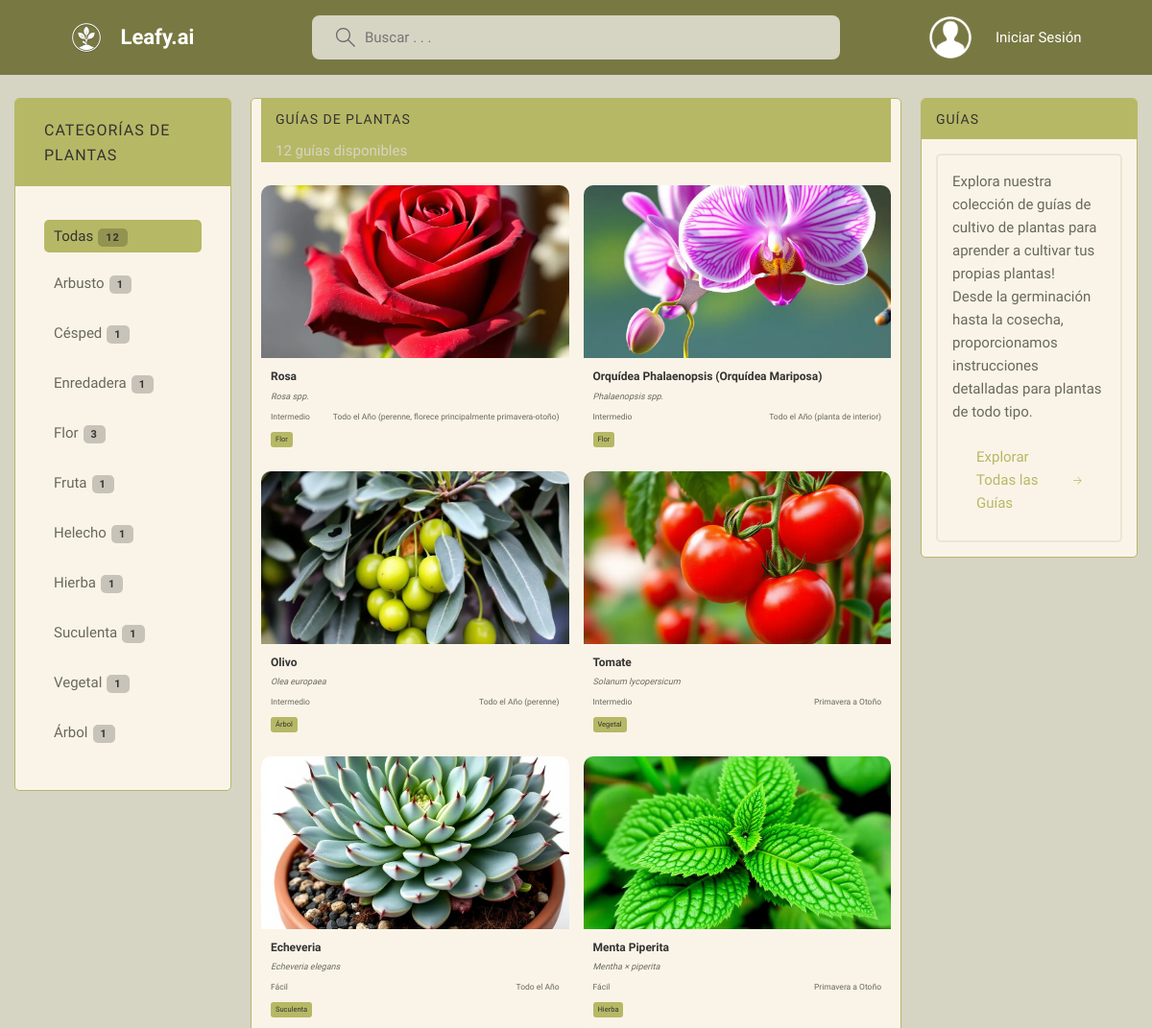
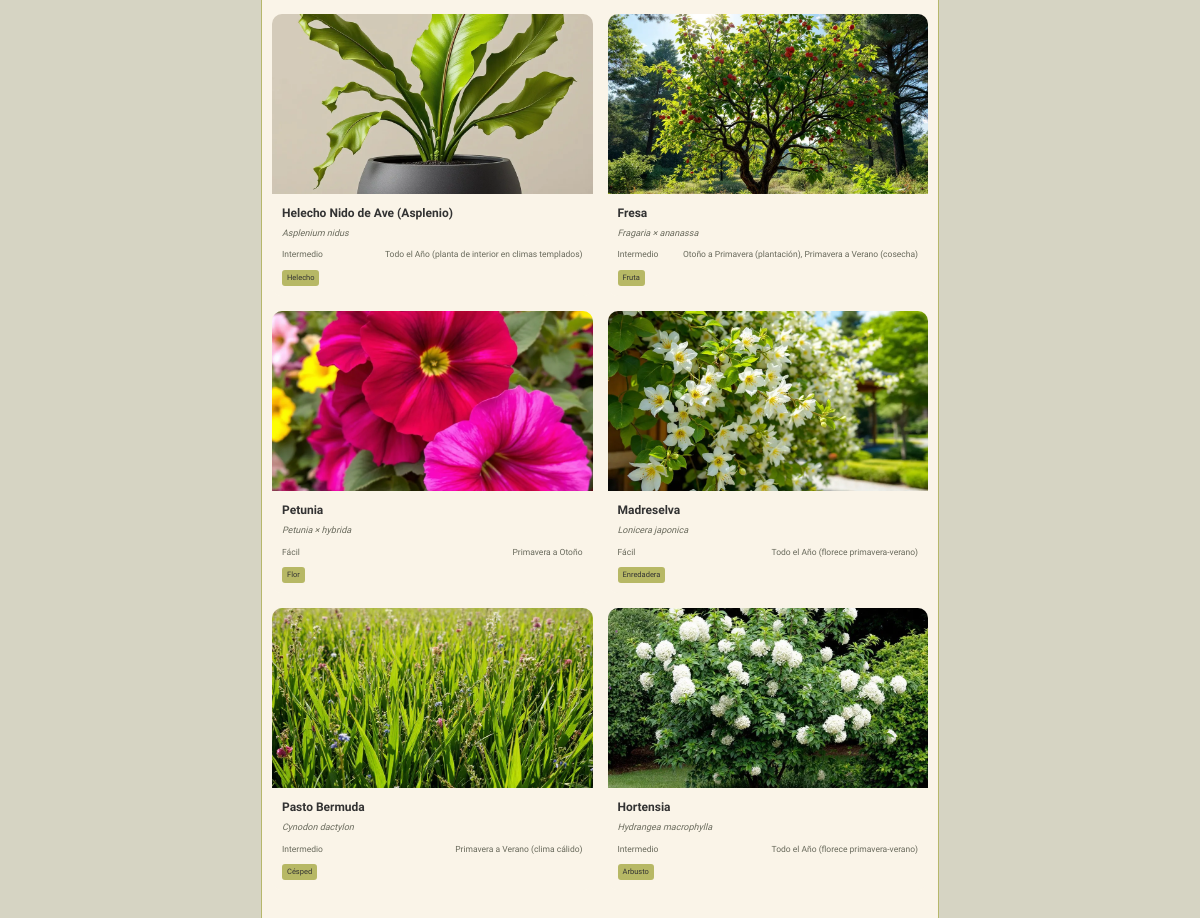
/guides/, run on the app's committed database (2 pictures, top to bottom).
### base/models.py (models this page shows, shortened)
class PlantCategory(models.Model):
    name = models.CharField(max_length=50, unique=True)
    class Meta:
        verbose_name_plural = 'Plant Categories'

class PlantGuide(models.Model):
    DIFFICULTY_CHOICES = (
        ('Easy', 'Fácil'),
        ('Medium', 'Intermedio'),
        ('Hard', 'Difícil'),
    )
    author = models.ForeignKey(User, on_delete=models.SET_NULL, null=True)
    categories = models.ManyToManyField(PlantCategory, related_name='plant_guides')
    common_name = models.CharField(max_length=100)
    scientific_name = models.CharField(max_length=100)
    guide_picture = models.ImageField(upload_to='plant_guides/')
    description = models.TextField()
    germination = models.TextField()
    transplanting = models.TextField()
    harvest = models.TextField()
    watering = models.TextField()
    sunlight = models.TextField()
    extra_care = models.TextField()
    difficulty = models.CharField(max_length=50, choices=DIFFICULTY_CHOICES)
    growing_season = models.CharField(max_length=100)
    days_to_harvest = models.CharField(max_length=50)
    created = models.DateTimeField(auto_now_add=True)
    updated = models.DateTimeField(auto_now=True)
    class Meta:
        ordering = ['-updated', '-created']

### base/views.py (the view)
# urls.py: path('guides/', views.guidesHome, name='guides'),
def guidesHome(request):
    q = request.GET.get('q') if request.GET.get('q') != None else ''
    categories = PlantCategory.objects.all().order_by('name')
    category_match = PlantCategory.objects.filter(name__iexact=q).first() if q else None
    if category_match:
        plant_guides = PlantGuide.objects.filter(categories=category_match)
    elif q:
        plant_guides = PlantGuide.objects.filter(
            Q(common_name__icontains=q) |
            Q(scientific_name__icontains=q) |
            Q(description__icontains=q)
        ).distinct()
    else:
        plant_guides = PlantGuide.objects.all()
    context = {
        'categories': categories,
        'plant_guides': plant_guides,
        'plant_count': plant_guides.count(),
    }
    return render(request, 'base/guides.html', context)

### base/templates/base/guides.html (shortened to what this page needs)
{%  extends 'main.html' %}
{% block content %}
<main class="layout layout--3">
  <div class="left-column">
    <div class="topics">
      <div class="topics__header">
        <h2>Categorías de Plantas</h2>
      </div>
      <ul class="topics__list">
        <li>
          <a href="{% url 'guides' %}" {% if not request.GET.q %}class="active"{% endif %}>Todas<span>{{plant_count}}</span></a>
        </li>
        {% for category in categories %}
        <li>
          <a href="{% url 'guides' %}?q={{category.name}}" {% if request.GET.q == category.name %}class="active"{% endif %}>
            {{category.name}}<span>{{category.plant_guides.count}}</span>
          </a>
        </li>
        {% endfor %}
      </ul>
    </div>
  </div>
  <div class="roomList">
    <div class="roomList__header">
      <div>
        <h2>Guías de Plantas</h2>
        <p>{{plant_count}} guías disponibles</p>
      </div>
    </div>
    <div class="plant-grid">
      {% for guide in plant_guides %}
      <div class="plant-card">
        <a href="{% url 'guide' guide.id %}">
          <div class="plant-card__image">
            <img src="{{ guide.guide_picture.url }}" alt="{{ guide.common_name }}" />
          </div>
          <div class="plant-card__content">
            <h3>{{ guide.common_name }}</h3>
            <p class="plant-card__scientific">{{ guide.scientific_name }}</p>
            <div class="plant-card__meta">
              <span class="plant-card__difficulty">{{ guide.get_difficulty_display }}</span>
              <span class="plant-card__season">{{ guide.growing_season }}</span>
            </div>
            <div class="plant-card__categories">
              {% for category in guide.categories.all %}
              <span class="plant-card__category">{{ category.name }}</span>
              {% endfor %}
            </div>
          </div>
        </a>
      </div>
      {% empty %}
      <div class="empty-state">
        <h3>No hay guías disponibles</h3>
        <p>¡Sé el primero en crear una guía!</p>
      </div>
      {% endfor %}
    </div>
    </div>
  <div class="activities-column">
    <div class="activities">
      <div class="activities__header">
        <h2>Guías</h2>
      </div>
      <div class="activities__box">
        <p>Explora nuestra colección de guías de cultivo de plantas para aprender a cultivar tus propias plantas!</p>
        <p>Desde la germinación hasta la cosecha, proporcionamos instrucciones detalladas para plantas de todo tipo.</p>
        <a href="{% url 'guides' %}" class="btn btn--link guide-link">
          Explorar Todas las Guías
          <svg version="1.1" xmlns="http://www.w3.org/2000/svg" width="32" height="32" viewBox="0 0 32 32" class="guide-icon">
            <title>flecha-derecha</title>
            <path
              d="M31.057 18.286l-13.714 13.714-1.616-1.616 10.935-10.935h-26.662v-2.286h26.662l-10.935-10.935 1.616-1.616 13.714 13.714z"
            ></path>
          </svg>
        </a>
      </div>
    </div>
  </div>
</main>
{% endblock content %}

### static/styles/style.css (style rules this page uses)
* { font-family: 'Raleway', sans-serif; margin: 0; padding: 0; box-sizing: border-box; text-rendering: optimizeLegibility; font-size: inherit; }
html { font-size: 56.25%; }
@media only screen and (min-width: 1200px) { html { font-size: 62.5%; } }
body { line-height: 1.6; font-weight: 400; font-size: 1.5rem; color: var(--color-light-gray); gap: 3rem; background: var(--gradient-body-bg); min-height: 100vh; }
img { width: 100%; }
a { display: inline-block; color: var(--color-main); text-decoration: none; }
.btn { background-color: transparent; border: none; display: inline-flex; align-items: center; gap: 1rem; cursor: pointer; transition: all ease-in-out 0.3s; padding: 1rem 2rem; border-radius: 5px; box-shadow: 1px 1px 3px 1px rgba(0, 0, 0, 0.15); font-weight: 500; }
.btn--link { border-radius: 0; padding: 0; color: var(--color-main); box-shadow: none; margin: 1.5rem; }
.btn > svg { fill: currentColor; width: 1.6rem; height: 1.6rem; }
.layout--3 { display: grid; grid-template-columns: 1fr 3fr 1fr; gap: 2rem; max-width: 1500px; margin: 0 auto; padding: 0 1.5rem; }
.left-column, .activities-column { display: flex; flex-direction: column; gap: 2rem; }
.layout { margin-top: 2.4rem; }
.topics, .techniques { background: var(--color-dark); border-radius: 5px; overflow: hidden; border: 1.5px solid var(--color-border-techniques); margin-bottom: 0; }
.topics__header { margin-bottom: 2rem; background-color: var(--color-main); }
.topics__header h2 { text-transform: uppercase; font-weight: 500; padding: 1rem 1.5rem; color: var(--color-light); letter-spacing: 1px; font-size: 1.4rem; }
.topics__list { list-style: none; margin: 1.5rem; }
.topics__list li a { display: flex; justify-content: space-between; align-items: center; margin-bottom: 1rem; font-weight: 500; color: var(--color-light-gray); transition: all 0.3s ease-in-out; padding: 0.8rem 1rem; border-radius: 5px; }
.topics__list li a.active, .topics__list li a:hover { background-color: var(--color-main); color: var(--color-light); padding: 0.5rem 1rem; border-radius: 5px; transition: all 0.3s ease; }
.topics__list li a span { padding: 0.3rem 0.8rem; background-color: rgba(0, 0, 0, 0.2); border-radius: 5px; font-size: 1.1rem; font-weight: 700; letter-spacing: 1px; margin-left: 0.5rem; color: var(--color-light); }
.roomList { background: var(--color-dark); border-radius: 5px; overflow: hidden; border: 1.5px solid var(--color-border-techniques); padding: 0 1rem 2rem 1rem; width: 100%; }
.roomList__header { display: flex; justify-content: space-between; align-items: center; margin-bottom: 2.4rem; background-color: var(--color-main); padding-right: 15px; }
.roomList__header h2 { text-transform: uppercase; font-weight: 500; color: var(--color-light); letter-spacing: 1px; padding: 1rem 1.5rem; font-size: 1.4rem; }
.roomList__header p { font-weight: 500; color: var(--color-bg); border-radius: 5px; margin-left: 15px; }
.activities { background: var(--color-dark); border-radius: 5px; overflow: hidden; border: 1.5px solid var(--color-border-techniques); }
.activities__header h2 { background-color: var(--color-main); text-transform: uppercase; font-weight: 500; padding: 1rem 1.5rem; color: var(--color-light); letter-spacing: 1px; font-size: 1.4rem; }
.activities__box { margin: 1.5rem; padding: 1.5rem; border: 2px solid var(--color-dark-medium); border-radius: 5px; }

### static/styles/techniques.css (style rules this page uses)
.topics, .techniques { background: var(--color-dark); border-radius: 5px; overflow: hidden; border: 1.5px solid var(--color-border-techniques); margin-bottom: 0; }
.topics__header, .techniques__header { display: flex; justify-content: space-between; align-items: center; padding: 1rem 1.5rem; background-color: var(--color-main); }
.topics__header h2, .techniques__header h2 { margin: 0; font-size: 1.6rem; color: var(--color-light); text-transform: uppercase; letter-spacing: 1px; font-weight: 500; }
.topics__list, .techniques__list { padding: 1.5rem; }
.topics__list li, .techniques__list li { margin-bottom: 1.2rem; }
.topics__list li:last-child, .techniques__list li:last-child { margin-bottom: 0; }
.topics__list li a, .techniques__list li a { display: block; font-size: 1.5rem; font-weight: 500; color: var(--color-light-gray); transition: all 0.3s ease; }
.topics__list li a:hover, .techniques__list li a:hover, .topics__list li a.active, .techniques__list li a.active { background-color: var(--color-main); color: var(--color-light); padding: 0.5rem 1rem; border-radius: 5px; transition: all 0.3s ease; }

### data on the page
PlantCategory: name "Arbusto", plant_guides.count "1"
PlantCategory: name "Césped", plant_guides.count "1"
PlantCategory: name "Enredadera", plant_guides.count "1"
PlantCategory: name "Flor", plant_guides.count "3"
PlantCategory: name "Fruta", plant_guides.count "1"
PlantCategory: name "Helecho", plant_guides.count "1"
PlantCategory: name "Hierba", plant_guides.count "1"
PlantCategory: name "Suculenta", plant_guides.count "1"
PlantCategory: name "Vegetal", plant_guides.count "1"
PlantCategory: name "Árbol", plant_guides.count "1"
PlantGuide: guide_picture (picture), common_name "Rosa", scientific_name "Rosa spp.", difficulty "Intermedio", growing_season "Todo el Año (perenne, florece principalmente primavera-otoño)"
PlantGuide: guide_picture (picture), common_name "Orquídea Phalaenopsis (Orquídea Mariposa)", scientific_name "Phalaenopsis spp.", difficulty "Intermedio", growing_season "Todo el Año (planta de interior)"
PlantGuide: guide_picture (picture), common_name "Olivo", scientific_name "Olea europaea", difficulty "Intermedio", growing_season "Todo el Año (perenne)"
PlantGuide: guide_picture (picture), common_name "Tomate", scientific_name "Solanum lycopersicum", difficulty "Intermedio", growing_season "Primavera a Otoño"
PlantGuide: guide_picture (picture), common_name "Echeveria", scientific_name "Echeveria elegans", difficulty "Fácil", growing_season "Todo el Año"
PlantGuide: guide_picture (picture), common_name "Menta Piperita", scientific_name "Mentha × piperita", difficulty "Fácil", growing_season "Primavera a Otoño"
PlantGuide: guide_picture (picture), common_name "Helecho Nido de Ave (Asplenio)", scientific_name "Asplenium nidus", difficulty "Intermedio", growing_season "Todo el Año (planta de interior en climas templados)"
PlantGuide: guide_picture (picture), common_name "Fresa", scientific_name "Fragaria × ananassa", difficulty "Intermedio", growing_season "Otoño a Primavera (plantación), Primavera a Verano (cosecha)"
PlantGuide: guide_picture (picture), common_name "Petunia", scientific_name "Petunia × hybrida", difficulty "Fácil", growing_season "Primavera a Otoño"
PlantGuide: guide_picture (picture), common_name "Madreselva", scientific_name "Lonicera japonica", difficulty "Fácil", growing_season "Todo el Año (florece primavera-verano)"
PlantGuide: guide_picture (picture), common_name "Pasto Bermuda", scientific_name "Cynodon dactylon", difficulty "Intermedio", growing_season "Primavera a Verano (clima cálido)"
PlantGuide: guide_picture (picture), common_name "Hortensia", scientific_name "Hydrangea macrophylla", difficulty "Intermedio", growing_season "Todo el Año (florece primavera-verano)"

### other printed values
{{ plant_count }} "12"
